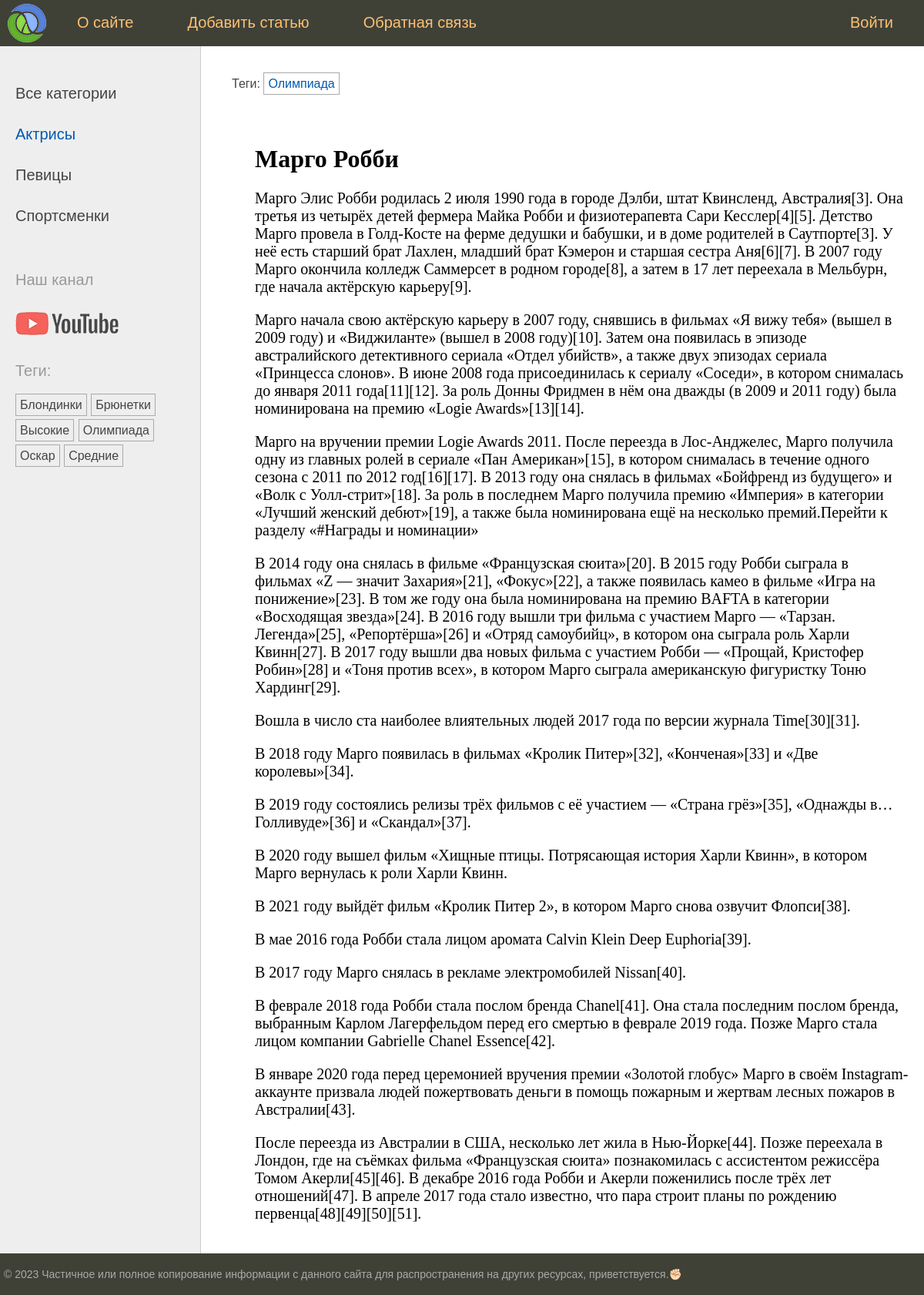
The page /post/margo-robbi/ on the database its author committed.
### women/models.py (models this page shows, shortened)
class Category(models.Model):
    name = models.CharField(max_length=100, verbose_name="Категория")
    slug = models.SlugField(max_length=255, unique=True, db_index=True)
    class Meta:
        verbose_name = "Категория"
        verbose_name_plural = "Категории"
    def get_absolute_url(self):
        return reverse('category', kwargs={'cat_slug': self.slug})

class TagPost(models.Model):
    tag = models.CharField(max_length=100, db_index=True)
    slug = models.SlugField(max_length=255, unique=True, db_index=True)
    def get_absolute_url(self):
        return reverse('tag', kwargs={'tag_slug': self.slug})

class Women(models.Model):
    class Status(models.IntegerChoices):
        DRAFT = 0, 'Черновик'
        PUBLISHED = 1, 'Опубликован'
    title = models.CharField(max_length=255, verbose_name="Заголовок")
    slug = models.SlugField(max_length=255, unique=True, db_index=True, verbose_name="Slug")
    content = models.TextField(blank=True, verbose_name="Текст статьи")
    time_create = models.DateTimeField(auto_now_add=True, verbose_name="Время создания")
    time_update = models.DateTimeField(auto_now=True, verbose_name="Время изменения")
    is_published = models.BooleanField(choices=tuple(map(lambda x: (bool(x[0]), x[1]), Status.choices)),
                                       default=Status.DRAFT, verbose_name="Статус")
    cat = models.ForeignKey('Category', on_delete=models.PROTECT, related_name='posts', verbose_name="Категории")
    tags = models.ManyToManyField('TagPost', blank=True, related_name='tags', verbose_name="Теги")
    husband = models.OneToOneField('Husband', on_delete=models.SET_NULL,
                                   null=True, blank=True, related_name='wumen', verbose_name="Муж")
    objects = models.Manager()
    pablished = PablishedManager()
    class Meta:
        verbose_name = "Известные женщины"
        verbose_name_plural = "Известные женщины"
        ordering = ['-time_create']
        indexes = [
            models.Index(fields=['-time_create']),
        ]

### women/views.py (the view)
# urls.py: path('post/<slug:post_slug>/', views.show_post, name='post'),
def show_post(request, post_slug):
    post = get_object_or_404(Women, slug=post_slug)
    data = {'title': post.title,
            'menu': menu,
            'post': post,
            'cat_selected': 1}
    return render(request, 'women/post.html', context=data)

### women/templatetags/women_tags.py (called while the page is built)
@register.inclusion_tag('women/list_categories.html')
def show_categories(cat_selected=0):
    cats = Category.objects.annotate(total=Count("posts")).filter(total__gt=0)
    return {'cats': cats, 'cat_selected': cat_selected}

@register.inclusion_tag('women/list_tags.html')
def show_all_tags():
    return {'tags': TagPost.objects.annotate(total=Count("tags")).filter(total__gt=0)}

### women/templates/women/post.html (shortened to what this page needs)
{% extends 'base.html' %}
{% block breadcrumbs %}
{% with post.tags.all as tags %}
{% if tags %}
<ul class="tags-list">
    <li>Теги:</li>
    {% for t in tags %}
    <li><a href="{{ t.get_absolute_url }}">{{ t.tag }}</a></li>
    {% endfor %}
</ul>
{% endif %}
{% endwith %}
{% endblock %}
{% block content %}
<h1>{{post.title}}</h1>
{{post.content|linebreaks}}
{% endblock %}

### women/templates/women/list_categories.html
{% for cat in cats %}
    {% if cat.id == cat_selected %}
        <li class="selected">{{ cat.name }}</li>
    {% else %}
        <li><a href="{{ cat.get_absolute_url }}">{{ cat.name }}</a></li>
    {% endif %}
{% endfor %}

### women/templates/women/list_tags.html
{% if tags %}
    <p>Теги:</p>
    <ul class="tags-list">
        {% for t in tags %}
            <li><a href="{{ t.get_absolute_url }}">{{ t.tag }}</a></li>
        {% endfor %}
    </ul>
{% endif %}

### women/static/women/css/styles.css (style rules this page uses)
html, body { font-family: 'Arial'; margin: 0; padding: 0; height: 100%; width: 100%; color: #444; }
a { color: #0059b2; text-decoration: none; }
.left-chapters ul { width: 230px; margin: 0; padding: 20px 10px 10px 20px; list-style: none; font-size: 20px; }
.left-chapters ul li { margin: 30px 0 0 0; color: #999; }
.left-chapters ul li.selected { color: #0059b2; }
.left-chapters ul li a { color: #444; text-decoration: none; }
ul.tags-list { width: 100%; margin: 0; padding: 0; list-style: none; }
ul.tags-list li { margin: 0; padding: 0 0 10px; display: inline-block; }
ul.tags-list li a { padding: 5px; font-size: 16px; border: 1px solid #aaa; }
.content-text h1 { font-size: 32px; }

### rows shown on the page
Category: name "Актрисы"
Category: name "Певицы"
Category: name "Спортсменки"
TagPost: tag "Блондинки"
TagPost: tag "Брюнетки"
TagPost: tag "Высокие"
TagPost: tag "Олимпиада"
TagPost: tag "Оскар"
TagPost: tag "Средние"
Women: title "Марго Робби", content "Марго Элис Робби родилась 2 июля 1990 года в городе Дэлби, штат Квинсленд, Австралия[3]. Она третья из четырёх детей фермера Майка Робби и физиотерапевта Сари Кесслер[4][5]. Детство Марго провела в Голд-Косте на ферме дедушки и бабушки, и в доме родителей в Саутпорте[3]. У неё есть старший брат Лахлен, младший брат Кэмерон и старшая сестра Аня[6][7]. В 2007 году Марго окончила колледж Саммерсет в родном городе[8], а затем в 17 лет переехала в Мельбурн, где начала актёрскую карьеру[9]. Марго начала свою актёрскую карьеру в 2007 году, снявшись в фильмах «Я вижу тебя» (вышел в 2009 году) и «Виджиланте» (вышел в 2008 году)[10]. Затем она появилась в эпизоде австралийского детективного сериала…"

### other values the page prints
{{ m.title }} "О сайте" "Добавить статью" "Обратная связь" "Войти"
